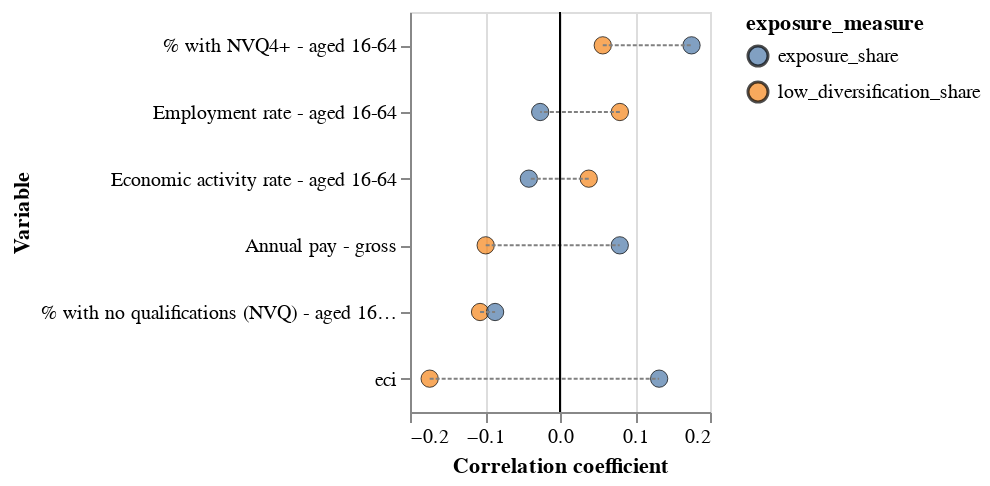

Notebook cell for this chart:
### Code cell
all_vars_df_wide = pd.concat([make_geo_average(x) for x in [div,exp,cl,secondary]],axis=1)

all_vars_df_corr = all_vars_df_wide.corr()

exp_div_corr = (all_vars_df_corr[['low_diversification_share','exposure_share']]
                .drop(
                    index=['cl_count','cl_count_norm','low_diversification_share','exposure_share',
                           'smd_high_deprivation_share','% with other qualifications (NVQ) - aged 16-64'])
                .reset_index(drop=False)
                .melt(id_vars='variable',var_name='exposure_measure')
               )
exp_div_corr['v'] =0

base = alt.Chart(exp_div_corr).properties(width=150,height=200)


out = (base
       .mark_point(filled=True,size=75,stroke='black',strokeWidth=0.5)
       .encode(y=alt.Y('variable',title='Variable',
                       sort=alt.EncodingSortField('value',op='min',order='descending')),
              x='value',
              color=alt.Color('exposure_measure',
                              #scale=alt.Scale(scheme='spectral'))
                             )))
out_lines = (base
       .mark_line(stroke='grey',strokeWidth=1,strokeDash=[2,1])
       .encode(y=alt.Y('variable',title='Variable',
                       sort=alt.EncodingSortField('value',op='min',order='descending')),
              x='value',
              #color='exposure_measure',
              detail='variable')
      )

vline = (base
        .mark_rule()
        .encode(x=alt.X('v',title='Correlation coefficient')))

ch = (out+out_lines+vline)

ch

### Figure 1 — Vega-Lite specification as saved in the notebook (floating-point values rounded to 4 significant figures)
{"config": {"view": {"continuousWidth": 400, "continuousHeight": 300}}, "layer": [{"mark": {"type": "point", "filled": true, "size": 75, "stroke": "black", "strokeWidth": 0.5}, "encoding": {"color": {"type": "nominal", "field": "exposure_measure"}, "x": {"type": "quantitative", "field": "value"}, "y": {"type": "nominal", "field": "variable", "sort": {"field": "value", "op": "min", "order": "descending"}, "title": "Variable"}}, "height": 200, "width": 150}, {"mark": {"type": "line", "stroke": "grey", "strokeDash": [2, 1], "strokeWidth": 1}, "encoding": {"detail": {"type": "nominal", "field": "variable"}, "x": {"type": "quantitative", "field": "value"}, "y": {"type": "nominal", "field": "variable", "sort": {"field": "value", "op": "min", "order": "descending"}, "title": "Variable"}}, "height": 200, "width": 150}, {"mark": "rule", "encoding": {"x": {"type": "quantitative", "field": "v", "title": "Correlation coefficient"}}, "height": 200, "width": 150}], "data": {"name": "data-cbe7ba1dc3536a342e9ee47680c2a233"}, "$schema": "https://vega.github.io/schema/vega-lite/v4.8.1.json", "datasets": {"data-cbe7ba1dc3536a342e9ee47680c2a233": [{"variable": "% with NVQ4+ - aged 16-64", "exposure_measure": "low_diversification_share", "value": 0.05702, "v": 0}, {"variable": "% with no qualifications (NVQ) - aged 16-64", "exposure_measure": "low_diversification_share", "value": -0.1066, "v": 0}, {"variable": "Annual pay - gross", "exposure_measure": "low_diversification_share", "value": -0.0991, "v": 0}, {"variable": "Economic activity rate - aged 16-64", "exposure_measure": "low_diversification_share", "value": 0.03834, "v": 0}, {"variable": "Employment rate - aged 16-64", "exposure_measure": "low_diversification_share", "value": 0.07984, "v": 0}, {"variable": "eci", "exposure_measure": "low_diversification_share", "value": -0.1738, "v": 0}, {"variable": "% with NVQ4+ - aged 16-64", "exposure_measure": "exposure_share", "value": 0.1754, "v": 0}, {"variable": "% with no qualifications (NVQ) - aged 16-64", "exposure_measure": "exposure_share", "value": -0.08655, "v": 0}, {"variable": "Annual pay - gross", "exposure_measure": "exposure_share", "value": 0.07969, "v": 0}, {"variable": "Economic activity rate - aged 16-64", "exposure_measure": "exposure_share", "value": -0.04151, "v": 0}, {"variable": "Employment rate - aged 16-64", "exposure_measure": "exposure_share", "value": -0.02642, "v": 0}, {"variable": "eci", "exposure_measure": "exposure_share", "value": 0.1322, "v": 0}]}}
